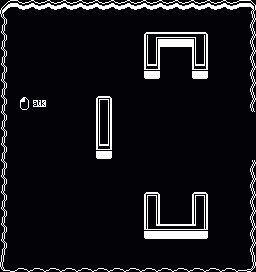

A level layout from a 2D game, rendered from its tile map. Below: a short description, then the map file with its tile-grid data intact:
An orthogonal 16x17 tile map with 16x16 px tiles, 1 tile layer (World) and 6 objects (2x stabber, 2x hunter, player, mask).

<map version="1.10" tiledversion="1.10.2" orientation="orthogonal" renderorder="right-down" width="16" height="17" tilewidth="16" tileheight="16" infinite="0" backgroundcolor="#030307" nextlayerid="4" nextobjectid="20">
 <tileset firstgid="1" source="world.tsx" />
 <layer id="1" name="World" width="16" height="17">
  <data encoding="csv">
145,146,146,146,146,146,146,146,146,146,146,146,146,146,146,147,
169,0,0,0,0,0,0,0,0,0,0,0,0,0,0,171,
169,0,0,0,0,0,0,0,0,5,74,74,8,0,0,171,
169,0,0,0,0,0,0,0,0,28,0,0,28,0,0,171,
169,0,0,0,0,0,0,0,0,52,0,0,52,0,0,171,
169,0,0,0,0,0,0,0,0,0,0,0,0,0,0,171,
169,206,207,0,0,0,4,0,0,0,0,0,0,0,0,171,
169,0,0,0,0,0,28,0,0,0,0,0,0,0,0,0,
169,0,0,0,0,0,28,0,0,0,0,0,0,0,0,0,
169,0,0,0,0,0,52,0,0,0,0,0,0,0,0,0,
169,0,0,0,0,0,0,0,0,0,0,0,0,0,0,171,
169,0,0,0,0,0,0,0,0,0,0,0,0,0,0,171,
169,0,0,0,0,0,0,0,0,4,0,0,4,0,0,171,
169,0,0,0,0,0,0,0,0,28,0,0,28,0,0,171,
169,0,0,0,0,0,0,0,0,77,74,74,80,0,0,171,
169,0,0,0,0,0,0,0,0,0,0,0,0,0,0,171,
193,194,194,194,194,194,194,194,194,194,194,194,194,194,194,195
</data>
 </layer>
 <objectgroup id="3" name="Characters">
  <object id="14" template="character.tx" name="Player" type="player" x="41.3115" y="153.207" rotation="180" />
  <object id="15" template="character.tx" name="Watcher" type="stabber" x="175.636" y="56.9545" />
  <object id="16" template="character.tx" name="Watcher" type="stabber" x="177.182" y="213.636" />
  <object id="17" template="character.tx" type="hunter" x="75.6667" y="168.667" />
  <object id="18" template="character.tx" type="hunter" x="77.6667" y="88.6667" />
  <object id="19" template="character.tx" type="mask" x="41.75" y="123.75">
   <properties>
    <property name="id" type="int" value="2" />
   </properties>
  </object>
 </objectgroup>
</map>
